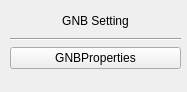
<?xml version="1.0" encoding="UTF-8"?>
<ui version="4.0">
 <class>Form</class>
 <widget class="QWidget" name="Form">
  <property name="geometry">
   <rect>
    <x>0</x>
    <y>0</y>
    <width>187</width>
    <height>92</height>
   </rect>
  </property>
  <property name="windowTitle">
   <string>Form</string>
  </property>
  <widget class="QWidget" name="verticalLayoutWidget">
   <property name="geometry">
    <rect>
     <x>10</x>
     <y>10</y>
     <width>171</width>
     <height>59</height>
    </rect>
   </property>
   <layout class="QVBoxLayout" name="verticalLayout">
    <item>
     <widget class="QLabel" name="label">
      <property name="sizePolicy">
       <sizepolicy hsizetype="Minimum" vsizetype="Minimum">
        <horstretch>0</horstretch>
        <verstretch>0</verstretch>
       </sizepolicy>
      </property>
      <property name="text">
       <string>GNB Setting</string>
      </property>
      <property name="alignment">
       <set>Qt::AlignCenter</set>
      </property>
     </widget>
    </item>
    <item>
     <widget class="Line" name="line">
      <property name="orientation">
       <enum>Qt::Horizontal</enum>
      </property>
     </widget>
    </item>
    <item>
     <widget class="QPushButton" name="pushButton">
      <property name="text">
       <string>GNBProperties</string>
      </property>
     </widget>
    </item>
   </layout>
  </widget>
 </widget>
 <resources/>
 <connections/>
</ui>
